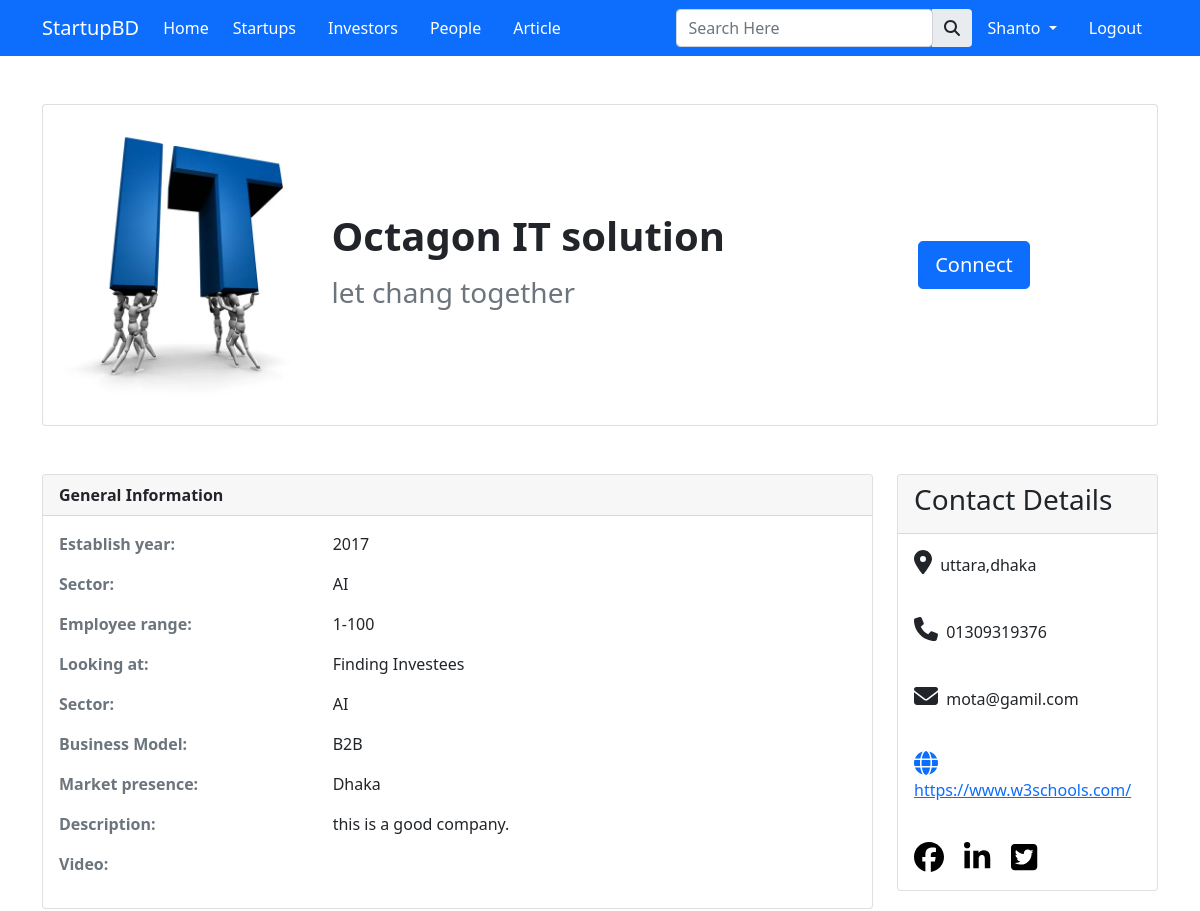
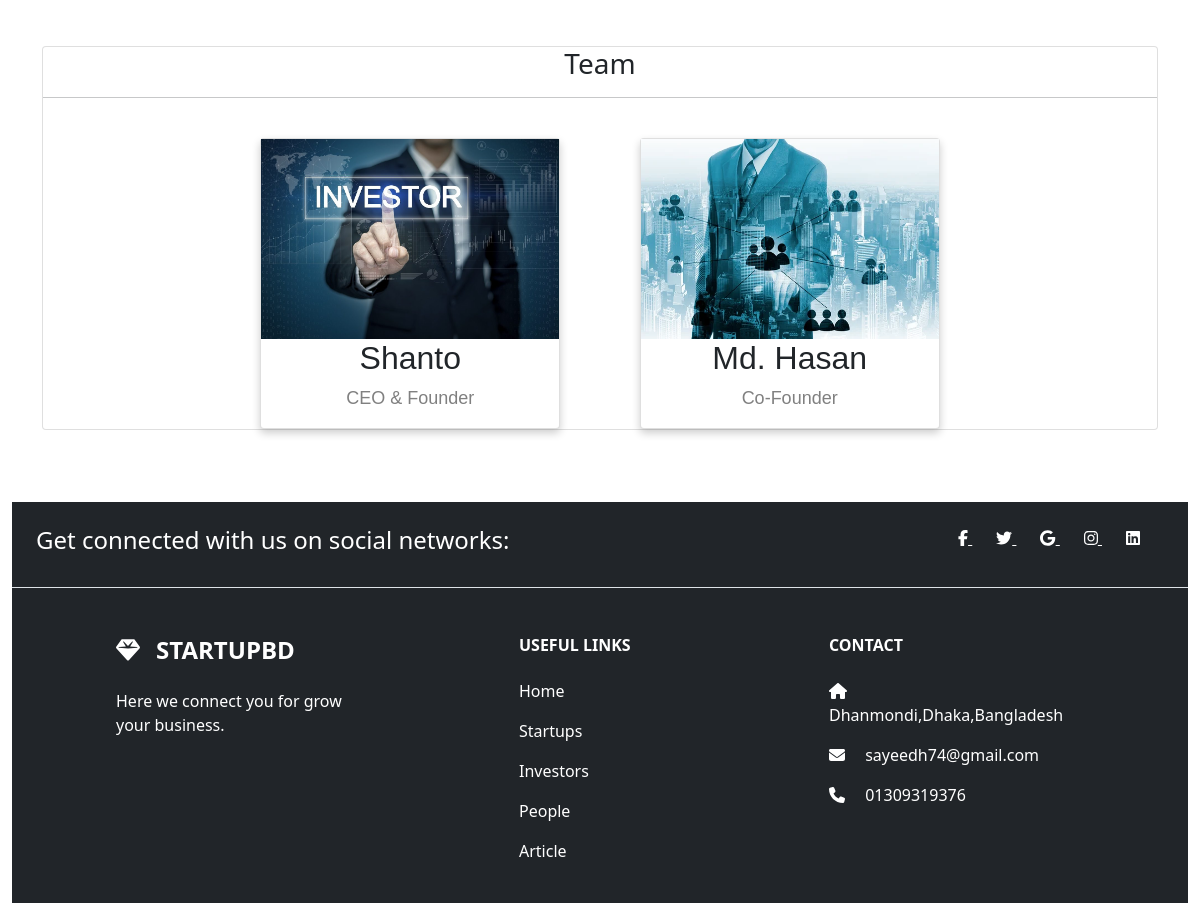
The app's page /profile/3/ (signed in) with its own data (2 pictures, top to bottom).
### app/models.py (models this page shows, shortened)
class User(AbstractUser):
  is_customer = models.BooleanField(default=False)
  is_investor = models.BooleanField(default=False)
  is_startup = models.BooleanField(default=False)

class StartupInfo(models.Model):
  user = models.ForeignKey(User, on_delete = models.CASCADE)
  name = models.CharField(max_length=100, null=True, blank=True)
  company_name = models.CharField(max_length=100, null=True, blank=True)
  title = models.CharField(max_length=100,blank=True,null=True)
  email = models.EmailField(max_length=100, null=True, blank=True)
  mobile = models.CharField(max_length=50, null=True, blank=True)
  logo = models.ImageField(upload_to='images/', null=True, blank=True)
  establish_year = models.IntegerField(blank=True, null=True)
  business_model = models.CharField(max_length=100, choices=MODEL_CHOICES, blank=True,null=True)
  employee_range = models.CharField(max_length=100, blank=True, null=True)
  market_presence = models.CharField(
      max_length=100, choices=CITY_CHOICES, blank=True, null=True)
  looking_at = models.CharField(choices=LOOK_CHOICES,max_length=100, blank=True, null=True)
  sector = models.CharField(max_length=100,choices= SECTOR, blank=True, null=True)
  description = models.TextField(max_length=1000, blank=True, null=True)
  videofile = models.FileField(upload_to='videos/', default="Not availabe",null=True, blank=True)
  weblink = models.URLField( blank=True)
  location = models.CharField(max_length=100, null=True, blank=True)
  select_role1= models.CharField(max_length=100,choices=ROLE,blank=True,null=True)
  selected_role_name1=models.CharField(max_length=50,blank=True,null=True)
  selected_role_image1 = models.ImageField(upload_to='images/', null=True, blank=True)
  select_role2 = models.CharField(max_length=100, choices=ROLE, blank=True, null=True)
  selected_role_name2 = models.CharField(max_length=50, blank=True, null=True)
  selected_role_image2 = models.ImageField(upload_to='images/', null=True, blank=True)

### app/views.py (the view)
# urls.py: path('profile/<int:pk>/', views.profile, name='profile'),
def profile(request,pk):
  if request.user.is_startup:
    startup = StartupInfo.objects.get(user_id=request.user.id)
    return render(request, 'app/startup_profile.html', {'startup': startup})
  elif request.user.is_investor:
    investor = Investorinfo.objects.get(user_id=request.user.id)
    return render(request, 'app/investor_profile.html', {'investor': investor})
  elif request.user.is_customer:
    customer = CustomerInfo.objects.get(user_id=request.user.id)
    return render(request, 'app/customer_profile.html', {'customer': customer})

### app/templates/app/startup_profile.html (shortened to what this page needs)
{% extends 'app/base.html' %}
{% load static %}
{% block main-content %}
<div class="container">
  <div class="row">
    <div class="col-md-12">
      <div class="card flex-row  mt-5">
        <div class="card-body row px-2 align-items-center">
          <div class="col-md-3">
            <img src="{{ startup.logo.url }}" width="100%" height="auto" alt="No images">
          </div>
          <div class="col-md-5">
            <h4 class="card-title">
              <h1><b>{{startup.company_name}}</b></h1>
            </h4>
            <p class="card-text">
            <h3 class="text-muted">{{startup.title}}</h3>
            </p>
          </div>
          {% if request.user.is_authenticated %}
          <div class="col-md-4 text-center">
            <div class="flex-row">
              <a href="#" class="btn btn-lg btn-primary">Connect</a>
            </div>
          </div>
          {% else %}
          <div class="col-md-4 text-center">
            <div class="flex-row">
              <a href="{% url 'login' %}" class="btn btn-lg btn-primary">Login or signup to Connect</a>
            </div>
          </div>
          {% endif %}
        </div>
      </div>
    </div>
  </div>
</div> <br> <br>
<div class="container">
  <div class="row">
    <div class="col-md-9">
      <div class="card ">
        <div class="card-header"><b> General Information</b></div>
        <div class="card-body">
          <div class="row">
            <div class="col-4 text-muted">
              <p><b> Establish year:</b></p>
            </div>
            <div class="col-6">
              <p>{{startup.establish_year}}</p>
            </div>
          </div>
          <div class="row">
            <div class="col-4 text-muted">
              <p><b> Sector:</b></p>
            </div>
            <div class="col-6">
              <p>{{startup.sector}}</p>
            </div>
          </div>
          <div class="row">
            <div class="col-4 text-muted">
              <p><b> Employee range:</b></p>
            </div>
            <div class="col-6">
              <p>{{startup.employee_range}}</p>
            </div>
          </div>
          <div class="row">
            <div class="col-4 text-muted">
              <p><b>Looking at:</b></p>
            </div>
            <div class="col-6">
              <p>{{startup.looking_at}}</p>
            </div>
          </div>
          <div class="row">
            <div class="col-4 text-muted">
              <p><b> Sector:</b></p>
            </div>
            <div class="col-6">
              <p>{{startup.sector}}</p>
            </div>
          </div>
          <div class="row">
            <div class="col-4 text-muted">
              <p><b> Business Model:</b></p>
            </div>
            <div class="col-6">
              <p>{{startup.business_model}}</p>
            </div>
          </div>
          <div class="row">
            <div class="col-4 text-muted">
              <p><b> Market presence:</b></p>
            </div>
            <div class="col-6">
              <p>{{startup.market_presence}}</p>
            </div>
          </div>
          <div class="row">
            <div class="col-4 text-muted">
              <p><b> Description:</b></p>
            </div>
            <div class="col-6">
              <p>{{startup.description}}</p>
            </div>
          </div>
          <div class="row">
            <div class="col-4 text-muted">
              <p><b>Video:</b></p>
            </div>
            <div class="col-6">
            </div>
          </div>
        </div>
      </div>
    </div>
    <div class="col-md-3">
      <div class="card">
        <div class="card-header">
          <h3>Contact Details</h3>
        </div>
        <div class="card-body">
          <p><i style='font-size:24px' class='fas me-1'>&#xf3c5;</i> {{startup.location}}</p>
          <br>
          <p><i style="font-size:24px" class="fa me-1">&#xf095;</i> {{startup.mobile}}</p>
          <br>
          <p><i style="font-size:24px" class="fa me-1">&#xf0e0;</i> {{startup.email}}</p>
          <br>
          <p><a href="{{startup.weblink}}"><i style='font-size:24px' class='fas me-1'>&#xf0ac;</i> {{startup.weblink}}</a></p>
          <br>
         <a href="#" id="link"><i class="fab fa-facebook fa-2x"></i></a>
        <a class="mx-3"id="link" href=""><i class="fab fa-linkedin-in fa-2x"></i></a>
        <a href="" id="link"><i class="fab fa-twitter-square fa-2x"></i></a>
        </div>
      </div>
    </div>
  </div>
</div>
<br><br>
<div class="container">
  <div class="card">
    <div class="col-md-12">
 <center><h3>Team</h3></center>
  <hr>
  <br>
  <div class="row align-items-center justify-content-center">
    <div class="col-md-4">
      <div class="card" id="card">
  <img src="{{ startup.selected_role_image1.url }}" alt="John" style="width:100%; height: 200px;">
  <h2>{{startup.selected_role_name1}}</h2>
  <p class="title" id="title">{{startup.select_role1}}</p>
</div>
    </div>
    <div class="col-md-4">
      <div class="card" id="card">
  <img src="{{ startup.selected_role_image2.url }}" height="50%" alt="John" style="width:100%; height: 200px;">
  <h2>{{startup.selected_role_name2}}</h2>
  <p class="title" id="title">{{startup.select_role2}}</p>
</div>
    </div>
  </div>
</div>
</div>
</div>
{% endblock main-content %}

### app/templates/app/base.html (shortened to what this page needs)
<!doctype html>
{% load static %}
<html lang="en">
<head>
  <link href="https://cdn.jsdelivr.net/npm/bootstrap@5.0.0-beta1/dist/css/bootstrap.min.css" rel="stylesheet"
>
  <link rel="stylesheet" href="{% static 'app/css/owl.carousel.min.css' %}">
  <link rel="stylesheet" href="{% static 'app/css/all.min.css' %}">
  <link rel="stylesheet" href="{% static 'app/css/style.css' %}">
</head>
<body>
  <nav class="navbar navbar-expand-lg navbar-dark bg-primary">
    <div class="container">
      <a class="navbar-brand" href="/">StartupBD</a>
      <div class="collapse navbar-collapse" id="navbarSupportedContent">
        <ul class="navbar-nav me-auto mb-2 mb-lg-0">
          <li class="nav-item">
            <a class="nav-link active" aria-current="page" href="/">Home</a>
          </li>
          <li class="nav-item mx-2">
            <a href="{% url 'startup_home' %}" class="nav-link text-white">Startups</a>
          </li>
          <li class="nav-item mx-2">
            <a href="{% url 'investor_home' %}" class="nav-link text-white">Investors</a>
          </li>
          <li class="nav-item mx-2">
            <a href="{% url 'customer' %}" class="nav-link text-white">People</a>
          </li>
          <li class="nav-item mx-2">
            <a href="{% url 'article' %}" class="nav-link text-white">Article</a>
          </li>
        </ul>
        <form class="d-flex input-group w-auto">
          <input type="search" class="form-control rounded" placeholder="Search Here" aria-label="Search"
            aria-describedby="search-addon" />
          <span class="input-group-text border-0" id="search-addon" style="cursor: pointer;">
            <i class="fas fa-search"></i>
          </span>
        </form>
        <div>
          <ul class="navbar-nav me-auto mb-2 mb-lg-0">
            {% if request.user.is_authenticated %}
            <li class="nav-item dropdown mx-2">
              <a class="nav-link dropdown-toggle text-white" href="#" id="profileDropdown" role="button"
                data-bs-toggle="dropdown" aria-expanded="false">
                {{request.user.username|capfirst}}
              </a>
            </li>
            <li class="nav-item mx-2">
              <a href="{% url 'logout' %}" class="nav-link text-white">Logout</a>
            </li>
            {% endif %}
          </ul>
        </div>
      </div>
    </div>
  </nav>
  {% block main-content %} {% endblock main-content %}
  <br><br><br>
  <div class="container-fluid">
    <div class="row">
      <div class="col-md-12">
    <footer class=" text-center text-lg-start bg-dark text-white">
    <section class="d-flex justify-content-center justify-content-lg-between p-4 border-bottom">
      <div class="me-5 d-none d-lg-block">
        <span><h4>Get connected with us on social networks:</h4></span>
      </div>
      <div>
        <a href="" class="me-4 text-reset">
          <i class="fab fa-facebook-f"></i>
        </a>
        <a href="" class="me-4 text-reset">
          <i class="fab fa-twitter"></i>
        </a>
        <a href="" class="me-4 text-reset">
          <i class="fab fa-google"></i>
        </a>
        <a href="" class="me-4 text-reset">
          <i class="fab fa-instagram"></i>
        </a>
        <a href="" class="me-4 text-reset">
          <i class="fab fa-linkedin"></i>
        </a>
      </div>
    </section>
    <section class="">
      <div class="container text-center text-md-start mt-5">
        <div class="row mt-3">
          <div class="col-md-3 col-lg-4 col-xl-3 mx-auto mb-4">
            <h4 class="text-uppercase fw-bold mb-4">
              <i class="fas fa-gem me-3"></i>StartupBD
            </h4>
            <p>
              Here we connect you for grow your business.
            </p>
          </div>
          <div class="col-md-3 col-lg-2 col-xl-2 mx-auto mb-4">
            <h6 class="text-uppercase fw-bold mb-4">
              Useful links
            </h6>
            <p>
              <a href="#!" style="text-decoration: none;" class="text-reset">Home</a>
            </p>
            <p>
              <a href="#!" style="text-decoration: none;" class="text-reset">Startups</a>
            </p>
            <p>
              <a href="#!" style="text-decoration: none;" class="text-reset">Investors</a>
            </p>
            <p>
              <a href="#!" style="text-decoration: none;" class="text-reset">People</a>
            </p>
            <p>
              <a href="#!" style="text-decoration: none;" class="text-reset">Article</a>
            </p>
          </div>
          <div class="col-md-4 col-lg-3 col-xl-3 mx-auto mb-md-0 mb-4">
            <h6 class="text-uppercase fw-bold mb-4">
              Contact
            </h6>
            <p><i class="fas fa-home me-3"></i>Dhanmondi,Dhaka,Bangladesh</p>
            <p>
              <i class="fas fa-envelope me-3"></i>
              sayeedh74@gmail.com
            </p>
            <p><i class="fas fa-phone me-3"></i> 01309319376</p>
          </div>
        </div>
      </div>
    </section>
  </footer>
  </div>
  </div>
  </div>
</body>
</html>

### app/templates/app/startup_profile.html (style rules this page uses)
#card { box-shadow: 0 4px 8px 0 rgba(0, 0, 0, 0.2); max-width: 300px; margin: auto; text-align: center; font-family: arial; }
#title { color: grey; font-size: 18px; }
#link { text-decoration: none; font-size: 15px; color: black; }

### records on screen
User: user.username "Shanto"
StartupInfo: logo (picture), company_name "Octagon IT solution", title "let chang together", establish_year "2017", sector "AI", employee_range "1-100", looking_at "Finding Investees", business_model "B2B", market_presence "Dhaka", description "this is a good company.", location "uttara,dhaka", mobile "01309319376", email "mota@gamil.com", weblink "https://www.w3schools.com/", selected_role_image1 (picture), selected_role_name1 "Shanto", select_role1 "CEO & Founder", selected_role_image2 (picture), selected_role_name2 "Md. Hasan", select_role2 "Co-Founder"
